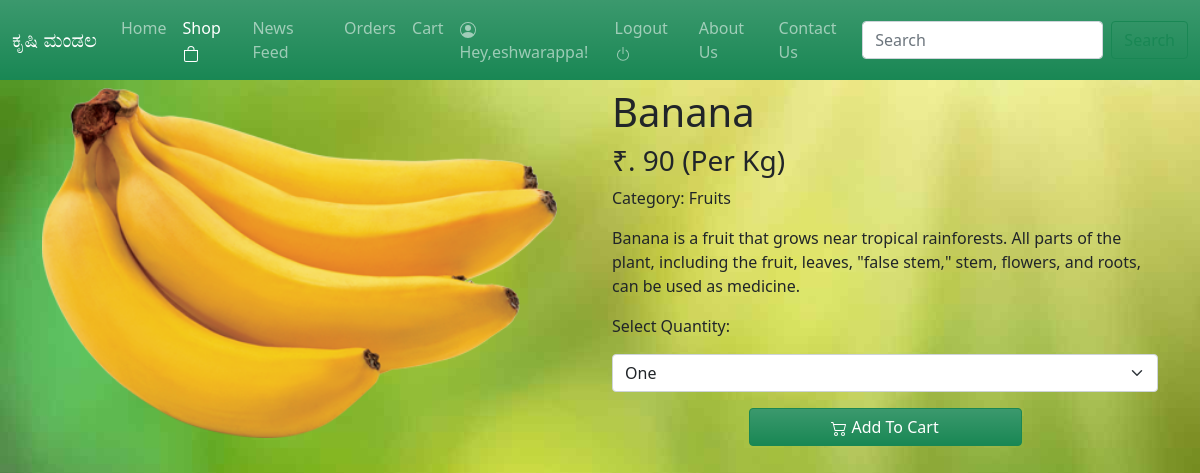
The app's page /buynow/28 (signed in) with its own data.
### tables this page shows
CREATE TABLE "products" (
	"Id"	INTEGER,
	"pname"	TEXT,
	"price"	INTEGER,
	"image"	BLOB,
	"details"	TEXT,
	"category"	TEXT,
	PRIMARY KEY("Id" AUTOINCREMENT)
);

### app.py (the view)
@app.get("/buynow/{pid}", response_class=HTMLResponse)
def buynow(request: Request, pid: int):
    if not request.session.get('isLogin'):
        return RedirectResponse('/login', status_code=status.HTTP_302_FOUND)
    con = sqlite3.connect("Myapp.db")
    con.row_factory = sqlite3.Row
    cur = con.cursor()
    cur.execute("select * from products where id =?", [pid])
    description = cur.fetchall()
    con.close
    return templates.TemplateResponse("buynow.html", {"request": request, "pid": pid, "description": description[0]})

### templates/buynow.html (shortened to what this page needs)
<!doctype html>
<html lang="en">
  <head>
    <link href="https://cdn.jsdelivr.net/npm/bootstrap@5.0.2/dist/css/bootstrap.min.css" rel="stylesheet">
  </head>
  <body class="bg">
    <nav class="navbar navbar-expand-lg navbar-dark bg-success bg-gradient">
      <div class="container-fluid">
        <a class="navbar-brand" href="#">ಕೃಷಿ ಮಂಡಲ</a>
        <div class="collapse navbar-collapse" id="navbarSupportedContent">
          <ul class="navbar-nav me-auto mb-2 mb-lg-0">
            <li class="nav-item">
              <a class="nav-link" href="/">Home</a>
            </li>
            <li class="nav-item">
              <a class="nav-link active" aria-current="page" href="/Products"
                >Shop
                <svg
                  xmlns="http://www.w3.org/2000/svg"
                  width="16"
                  height="16"
                  fill="currentColor"
                  class="bi bi-bag"
                  viewBox="0 0 16 16"
                >
                  <path
                    d="M8 1a2.5 2.5 0 0 1 2.5 2.5V4h-5v-.5A2.5 2.5 0 0 1 8 1zm3.5 3v-.5a3.5 3.5 0 1 0-7 0V4H1v10a2 2 0 0 0 2 2h10a2 2 0 0 0 2-2V4h-3.5zM2 5h12v9a1 1 0 0 1-1 1H3a1 1 0 0 1-1-1V5z"
                  />
                </svg>
              </a>
            </li>
            {% if request.session.get('isLogin') %}
            <li class="nav-item">
              <a class="nav-link" href="/newsfeed">News Feed</a>
            </li>
           <li class="nav-item" >
             <a class="nav-link" href="/orders">Orders</a>
           </li>
           <li class="nav-item" >
             <a class="nav-link" href="/cart" >Cart</a>
           </li>
            <li class="nav-item">
              <a class="nav-link" href="#"> Hey,{{request.session.get('username')}}!
                </a></a>
          </li>
          <li class="nav-item">
            <a class="nav-link" href="/logout">Logout <svg xmlns="http://www.w3.org/2000/svg" width="16" height="16" fill="currentColor" class="bi bi-power" viewBox="0 0 16 16">
              <path d="M7.5 1v7h1V1h-1z"/>
              <path d="M3 8.812a4.999 4.999 0 0 1 2.578-4.375l-.485-.874A6 6 0 1 0 11 3.616l-.501.865A5 5 0 1 1 3 8.812z"/>
            </svg></a>
        </li>
            {% endif %}
            <li class="nav-item">
              <a class="nav-link" href="#">About Us</a>
            </li>
            <li class="nav-item">
              <a class="nav-link" href="/contactus">Contact Us</a>
            </li>
          </ul>
          <form class="d-flex">
            <input
              class="form-control me-2"
              type="search"
              placeholder="Search"
              aria-label="Search"
            />
            <button class="btn btn-outline-success" type="submit">
            </button>
          </form>
        </div>
      </div>
    </nav>
    <div class="container">
        <div class="row my-2">
            <div class="col-md-6">
                <img src="{{description.image}}" height="350">
            </div>
            <div class="col-md-6">
              <h1 >{{ description.pname }}</h1>
                <h3> ₹. {{description.price}} (Per Kg) </h3>
                <p>Category: {{description.category}}</p>
                <p>{{description.details}}</p>
                <form action="/addtocart" method="get">
                    <label for="qty">Select Quantity:</label>
                    <select id="qty" class="form-select my-3" name="qty" aria-label="Default select example">
                      <option value="1" selected>One</option>
                    </select>
                    <div class="d-grid gap-2 col-6 mx-auto">
                    <button class="btn btn-success bg-gradient" type="submit">  Add To Cart</button>
                    </div>
                </form>
            </div>
        </div>
        </div>
  </body>
</html>

### templates/buynow.html (style rules this page uses)
.bg { background: url("../static/images/grassbg.jpg"); object-fit: cover; }

### records on screen
products: image (picture), pname "Banana", price "90", category "Fruits", details "Banana is a fruit that grows near tropical rainforests. All parts of the plant, including the fruit, leaves, \"false stem,\" stem, flowers, and roots, can be used as medicine."

### other values on screen
{{ request.session.get('username') }} "eshwarappa"
